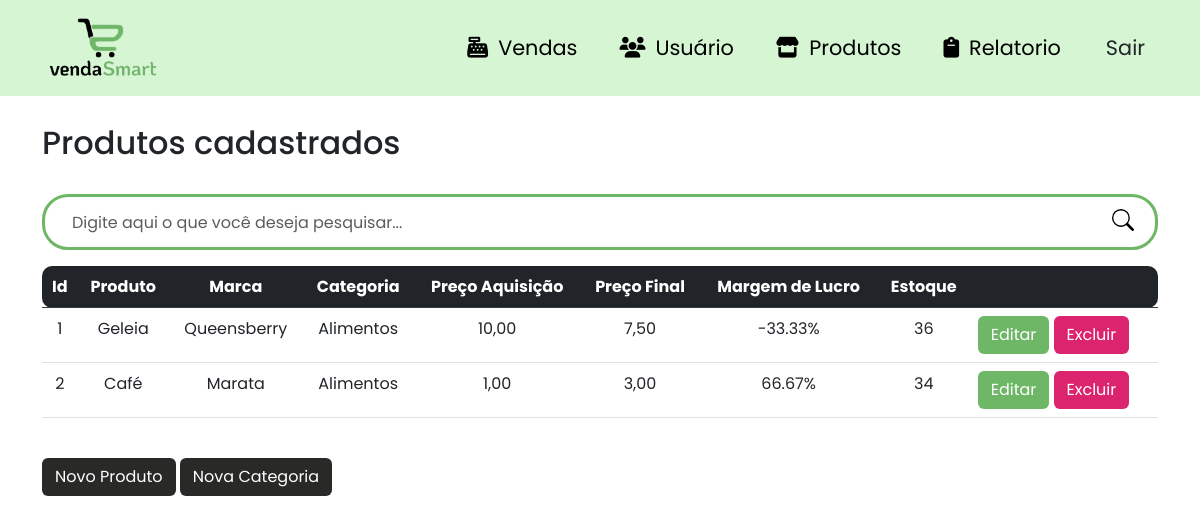
Before: /produtos (signed in) with the older database file.
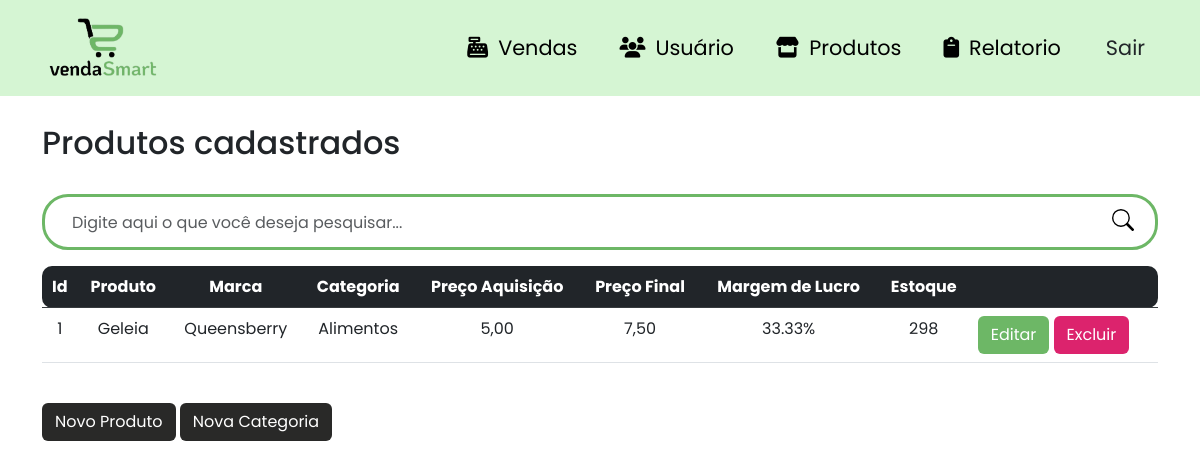
After: the same page with the newer database file.
### site_atividade/models/__init__.py (models this page shows, shortened)
class Produtos(database.Model):
    id_produtos = database.Column(database.Integer, primary_key=True)
    produto = database.Column(database.String, nullable=False)
    marca = database.Column(database.String, nullable=False)
    preco_aquisicao = database.Column(database.Float, nullable=False)
    preco = database.Column(database.Float, nullable=False)
    estoque = database.Column(database.Integer, nullable=False)
    margem_lucro = database.Column(database.Float, nullable=True)
    categoria_fk = database.Column(database.Integer, database.ForeignKey('categoria.id_categoria'), nullable=False)
    venda = database.relationship('Venda', backref='produto')

class Categoria(database.Model):
    id_categoria = database.Column(database.Integer, primary_key=True)
    categoria = database.Column(database.String, nullable=False)
    produtos = database.relationship('Produtos', backref='categoria', lazy=True)

### site_atividade/routers/__init__.py (the view)
@app.route("/produtos")
@login_required
def produtos():
    search_term = request.args.get('search')
    if search_term:
        produtos = Produtos.query.filter(Produtos.produto.ilike(f'%{search_term}%')).all()
    else:
        produtos = Produtos.query.all()
    categorias = Categoria.query.all()  # Obter todas as categorias
    return render_template('lista_produto.html', produtos=produtos, categorias=categorias)

### site_atividade/models/__init__.py (called while the page is built)
@login_manager.user_loader
def load_usuario(id_usuario):
    return Usuario.query.get(int(id_usuario))

### site_atividade/templates/lista_produto.html (shortened to what this page needs)
{% extends 'base.html' %}
{% block body %}
        <div class="container theme-showcase" role="main">
            <br>
            <div class="page-header">
                <h2 class="box-title col-md-12">Produtos cadastrados</h2>
            </div>
            <br>
            <div class="search-box">
                <form class="form-search" action="{{ url_for('produtos') }}" method="GET">
                    <div class="input-group form-group-search">
                        <input type="text" class="form-control form-control-search" placeholder="Digite aqui o que você deseja pesquisar..." id="search-input" name="search">
                        <span class="input-group-btn">
                            <button class="btn-search type="submit"></button>
                        </span>
                    </div>
                </form>
            </div>
            <div class="list-product">
                <table class="table table-hover scrollable-table">
                    <thead class="table-dark">
                        <tr>
                            <th class="text-center table-rounded-start">Id</th>
                            <th class="text-center">Produto</th>
                            <th class="text-center">Marca</th>
                            <th class="text-center">Categoria</th>
                            <th class="text-center">Preço Aquisição</th>
                            <th class="text-center">Preço Final</th>
                            <th class="text-center">Margem de Lucro</th>
                            <th class="text-center">Estoque</th>
                            <th class="table-rounded-end"> </th>
                        </tr>
                    </thead>
                    <tbody>
                    {% for produto in produtos %}
                        <tr data-href="#">
                           </td> <td class="text-center"> {{ produto.id_produtos }} </td>
                            <td class="text-center">{{ produto.produto }}</td>
                            <td class="text-center">{{ produto.marca }}</td>
                            <td class="text-center">{{ produto.categoria.categoria }}</td>
                            <td class="text-center">{{ "{:.2f}".format(produto.preco_aquisicao).replace('.', ',') }}</td>
                            <td class="text-center">{{ "{:.2f}".format(produto.preco).replace('.', ',') }}</td>
                            <td class="text-center">{{ "{:.2f}%".format(produto.margem_lucro) }}</td>
                            <td class="text-center">{{ produto.estoque }}</td>
                            <td class="btn-edit-delete text-right">
                                <a class="btn btn-color1 text-white" data-toggle="modal" data-target="#editProdutoModal{{ produto.id_produtos }}">Editar</a>
                                <a class="btn btn-color2 text-white" data-toggle="modal" data-target="#deleteProdutoModal{{ produto.id_produtos }}">Excluir</a>
                            </td>
                        </tr>
                    {% endfor %}
                    </tbody>
                </table>
            </div>
            <br>
            <div class="pull-right">
                <button type="button" class="btn btn-color3" data-toggle="modal" data-target="#addProdutoModal">
                    Novo Produto
                </button>
                <button type="button" class="btn btn-color3" data-toggle="modal" data-target="#addCategoriaModal">
                    Nova Categoria
                </button>
            </div>
{% endblock %}

Changed rows visible on the page:
removed Produtos: id_produtos "2", produto "Café", marca "Marata", categoria.categoria "Alimentos", preco_aquisicao "1,00", preco "3,00", margem_lucro "66.67%", estoque "34"
changed Produtos "Geleia": preco_aquisicao "10,00" → "5,00"; margem_lucro "-33.33%" → "33.33%"; estoque "36" → "298"
